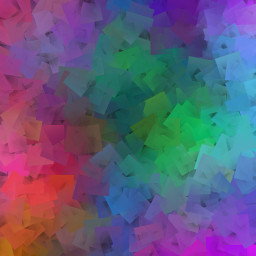
#> input picture spatialFilters/data/blend1.jpg, 256 x 256 px, found by its file name; its folder holds 2 pictures in this run
$ python add_weighted.py
#> lines starting #> are read from the running program, lines starting #| are printed output that depends on the picture
import cv2
import numpy as np


def on_trackbar_blend(value: int):
    alpha = value / slider_max
    blended = cv2.addWeighted(blend_1, alpha, image_top, 1 - alpha, 0)
    cv2.imshow(window_name, blended)


def on_trackbar_line(value: int):
    image_top[:, :] = blend_1.copy()
    limit = int(value * 256 / 100)

    if limit > 0:
        rect = blend_2[0:limit, 0:256]
        image_top[0:limit, 0:256] = rect

    on_trackbar_blend(cv2.getTrackbarPos(alpha_track_bar_name, window_name))


def load_images() -> (np.ndarray, np.ndarray):
    path_file = "data/blend{}.jpg"

    return cv2.imread(path_file.format(1)), cv2.imread(path_file.format(2))
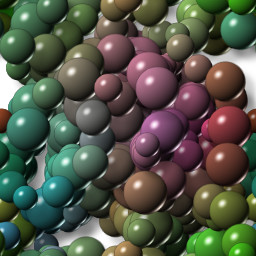
#> input picture spatialFilters/data/blend2.jpg, 256 x 256 px, found by its file name


def create_trackbars():
    cv2.namedWindow(window_name)

    cv2.createTrackbar(alpha_track_bar_name, window_name, 0, slider_max, on_trackbar_blend)

    cv2.createTrackbar(scan_line_track_bar_name, window_name, 0, slider_max, on_trackbar_line)


if __name__ == '__main__':
    slider_max = 100
    alpha_track_bar_name = "alpha x"
    scan_line_track_bar_name = "Scan line x"
    window_name = "add weighted"

    blend_1, blend_2 = load_images()
#> blend_1 is the input picture: shape (256, 256, 3); mean B, G, R 122.3, 90.9, 96.8
#> blend_2 is the input picture: shape (256, 256, 3); mean B, G, R 71.6, 86.1, 82.2
    image_top = blend_1.copy()

    create_trackbars()
#> slider 'alpha x' is set to 33
#> slider 'Scan line x' is set to 33

    on_trackbar_line(0)

    cv2.waitKey(0)
#> call 2 of on_trackbar_line, with value = 33
#> in on_trackbar_line (call 2), `rect = blend_2[0:limit, 0:256]`:
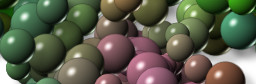
#> rect: shape (84, 256, 3); mean B, G, R 75.1, 94.1, 91
#> in on_trackbar_line (call 2), `image_top[0:limit, 0:256] = rect`:
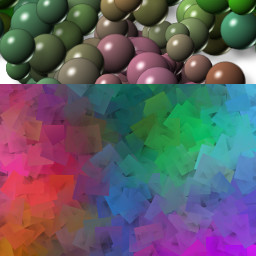
#> image_top: shape (256, 256, 3); mean B, G, R 101.6, 92.8, 97.2
#> call 3 of on_trackbar_blend, with value = 33
#> in on_trackbar_blend (call 3), `blended = cv2.addWeighted(blend_1, alpha, image_top, 1 - alpha, 0)`:
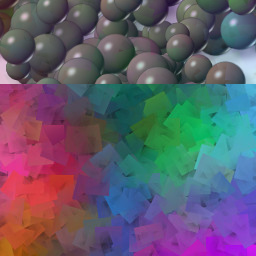
#> blended: shape (256, 256, 3); mean B, G, R 108.4, 92.2, 97.1
